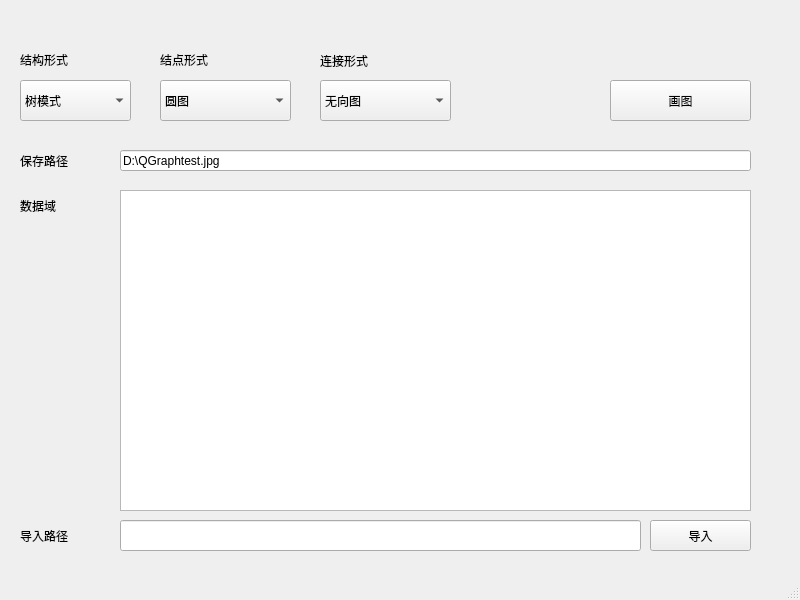
<?xml version="1.0" encoding="UTF-8"?>
<ui version="4.0">
 <class>MainWindow</class>
 <widget class="QMainWindow" name="MainWindow">
  <property name="geometry">
   <rect>
    <x>0</x>
    <y>0</y>
    <width>800</width>
    <height>600</height>
   </rect>
  </property>
  <property name="windowTitle">
   <string>MainWindow</string>
  </property>
  <widget class="QWidget" name="centralwidget">
   <widget class="QComboBox" name="structure">
    <property name="geometry">
     <rect>
      <x>20</x>
      <y>80</y>
      <width>111</width>
      <height>41</height>
     </rect>
    </property>
    <item>
     <property name="text">
      <string>树模式</string>
     </property>
    </item>
    <item>
     <property name="text">
      <string>自由模式</string>
     </property>
    </item>
   </widget>
   <widget class="QComboBox" name="nodeform">
    <property name="geometry">
     <rect>
      <x>160</x>
      <y>80</y>
      <width>131</width>
      <height>41</height>
     </rect>
    </property>
    <item>
     <property name="text">
      <string>圆图</string>
     </property>
    </item>
    <item>
     <property name="text">
      <string>框图</string>
     </property>
    </item>
   </widget>
   <widget class="QLabel" name="label">
    <property name="geometry">
     <rect>
      <x>20</x>
      <y>50</y>
      <width>81</width>
      <height>20</height>
     </rect>
    </property>
    <property name="text">
     <string>结构形式</string>
    </property>
   </widget>
   <widget class="QLabel" name="label_2">
    <property name="geometry">
     <rect>
      <x>160</x>
      <y>50</y>
      <width>91</width>
      <height>20</height>
     </rect>
    </property>
    <property name="text">
     <string>结点形式</string>
    </property>
   </widget>
   <widget class="QPushButton" name="makegragh">
    <property name="geometry">
     <rect>
      <x>610</x>
      <y>80</y>
      <width>141</width>
      <height>41</height>
     </rect>
    </property>
    <property name="text">
     <string>画图</string>
    </property>
   </widget>
   <widget class="QLineEdit" name="lead_out_path">
    <property name="geometry">
     <rect>
      <x>120</x>
      <y>150</y>
      <width>631</width>
      <height>21</height>
     </rect>
    </property>
    <property name="text">
     <string>D:\QGraphtest.jpg</string>
    </property>
   </widget>
   <widget class="QLabel" name="label_3">
    <property name="geometry">
     <rect>
      <x>20</x>
      <y>150</y>
      <width>91</width>
      <height>21</height>
     </rect>
    </property>
    <property name="text">
     <string>保存路径</string>
    </property>
   </widget>
   <widget class="QTextEdit" name="textEdit">
    <property name="geometry">
     <rect>
      <x>120</x>
      <y>190</y>
      <width>631</width>
      <height>321</height>
     </rect>
    </property>
   </widget>
   <widget class="QLabel" name="label_4">
    <property name="geometry">
     <rect>
      <x>20</x>
      <y>190</y>
      <width>91</width>
      <height>31</height>
     </rect>
    </property>
    <property name="text">
     <string>数据域</string>
    </property>
   </widget>
   <widget class="QComboBox" name="lineform">
    <property name="geometry">
     <rect>
      <x>320</x>
      <y>80</y>
      <width>131</width>
      <height>41</height>
     </rect>
    </property>
    <item>
     <property name="text">
      <string>无向图</string>
     </property>
    </item>
    <item>
     <property name="text">
      <string>有向图</string>
     </property>
    </item>
   </widget>
   <widget class="QLabel" name="label_5">
    <property name="geometry">
     <rect>
      <x>320</x>
      <y>50</y>
      <width>121</width>
      <height>21</height>
     </rect>
    </property>
    <property name="text">
     <string>连接形式</string>
    </property>
   </widget>
   <widget class="QLineEdit" name="lead_in_path">
    <property name="geometry">
     <rect>
      <x>120</x>
      <y>520</y>
      <width>521</width>
      <height>31</height>
     </rect>
    </property>
   </widget>
   <widget class="QPushButton" name="lead_in">
    <property name="geometry">
     <rect>
      <x>650</x>
      <y>520</y>
      <width>101</width>
      <height>31</height>
     </rect>
    </property>
    <property name="text">
     <string>导入</string>
    </property>
   </widget>
   <widget class="QLabel" name="label_6">
    <property name="geometry">
     <rect>
      <x>20</x>
      <y>520</y>
      <width>91</width>
      <height>31</height>
     </rect>
    </property>
    <property name="text">
     <string>导入路径</string>
    </property>
   </widget>
  </widget>
  <widget class="QMenuBar" name="menubar">
   <property name="geometry">
    <rect>
     <x>0</x>
     <y>0</y>
     <width>800</width>
     <height>17</height>
    </rect>
   </property>
  </widget>
  <widget class="QStatusBar" name="statusbar"/>
 </widget>
 <resources/>
 <connections/>
</ui>
